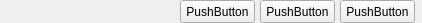
<?xml version="1.0" encoding="UTF-8"?>
<ui version="4.0">
 <class>Form</class>
 <widget class="QWidget" name="Form">
  <property name="geometry">
   <rect>
    <x>0</x>
    <y>0</y>
    <width>422</width>
    <height>23</height>
   </rect>
  </property>
  <property name="windowTitle">
   <string>Form</string>
  </property>
  <widget class="QPushButton" name="pushButton">
   <property name="geometry">
    <rect>
     <x>180</x>
     <y>0</y>
     <width>75</width>
     <height>23</height>
    </rect>
   </property>
   <property name="text">
    <string>PushButton</string>
   </property>
  </widget>
  <widget class="QPushButton" name="pushButton_2">
   <property name="geometry">
    <rect>
     <x>260</x>
     <y>0</y>
     <width>75</width>
     <height>23</height>
    </rect>
   </property>
   <property name="text">
    <string>PushButton</string>
   </property>
  </widget>
  <widget class="QPushButton" name="pushButton_3">
   <property name="geometry">
    <rect>
     <x>340</x>
     <y>0</y>
     <width>75</width>
     <height>23</height>
    </rect>
   </property>
   <property name="text">
    <string>PushButton</string>
   </property>
  </widget>
 </widget>
 <resources/>
 <connections/>
</ui>
